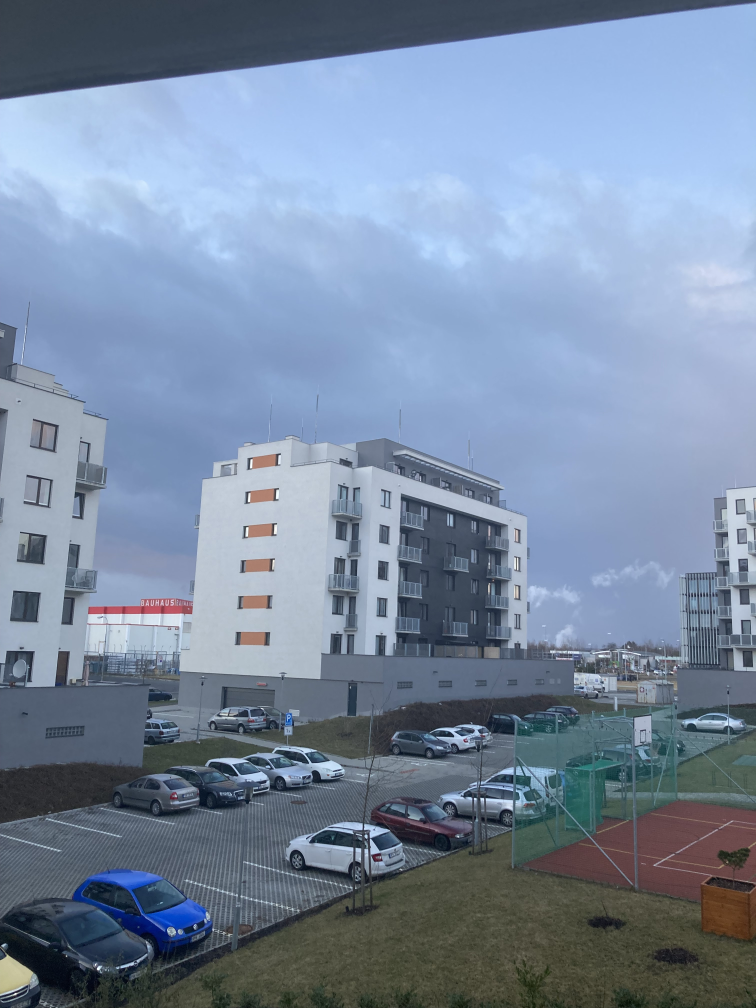
#> input picture CompImages/Dataset_01/IMG_2764.jpeg, 3024 x 4032 px (shown at 1/4 size)
$ python -i pythonscript_timeback.py   (imports and definitions only)
#> lines starting #> are read from the running program, lines starting #| are printed output that depends on the picture
import numpy as np
import cv2
import base64
import ReturnTime_process as rt


def timeback(image_string):
    imgs = []

    datas = image_string.split("#")

    rfilter=bool(datas[-1])
    datas.pop()
    bfilter=bool(datas[-1])
    datas.pop()

    print("b filter status",bfilter)
    print("r filter status",rfilter)

    for data in datas:
        decoded_data = base64.b64decode(data)
        np_data = np.fromstring(decoded_data, np.uint8)
        img = cv2.imdecode(np_data, cv2.IMREAD_UNCHANGED)
        imgs.append(img)
    print("pocet nactenych obrazku",len(imgs))


    i = 0
    kpt_data = []
    kpt_match_data = []
    while i < len(imgs) - 1:
        print("obrazek: ", i + 1, " a ", i + 2)
        scale_percent = 5
        print(imgs[i].shape)
        width = 400  # int(imgs[i].shape[1] * scale_percent / 100)
        height = int(imgs[i].shape[0] * width / imgs[i].shape[1])
        dim = (width, height)

        img_small1 = cv2.resize(imgs[i], dim, interpolation=cv2.INTER_CUBIC)
        img_small2 = cv2.resize(imgs[i + 1], dim, interpolation=cv2.INTER_CUBIC)
        choosed_imgs = [img_small1, img_small2]
        [kpt1, kpt2, kptM] = rt.image_detector(choosed_imgs, "brisk")
        kpt_data.append(kpt1)
        kpt_match_data.append(kptM)
        i = i + 1
    print(len(kpt_data))
    if bfilter == True:
        bfilter = rt.blurred_filter(kpt_data, kpt_match_data)
    else:
        bfilter = np.ones(len(imgs), dtype=int)
        print("bfilter vypnuty")
    if rfilter == True:
        rfilter = rt.repeating_filter(kpt_data, kpt_match_data)
    else:
        rfilter = np.ones(len(imgs), dtype=int)
        print("rfilter vypnuty")
    filter = []
    for i in range(0, len(bfilter)):
        if bfilter[i] == 1 and rfilter[i] == 1:
            filter.append("1")
        else:
            filter.append("0")

    return ("".join(filter))

>>> import cv2
>>> picture = cv2.imread('CompImages/Dataset_01/IMG_2764.jpeg', cv2.IMREAD_GRAYSCALE)
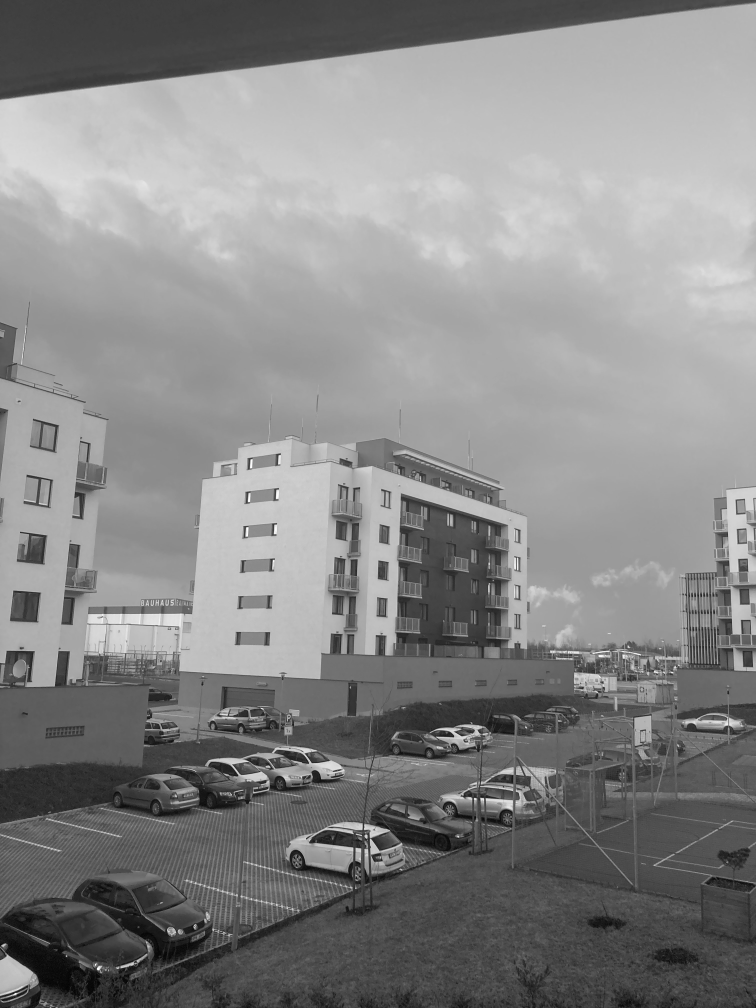
#> picture: shape (4032, 3024) (shown at 1/4 size); min 0, max 255, mean 135.6
#> (the run stopped early here; a loop or call above may not have finished)

$ run again, on CompImages/Dataset_01/IMG_2765.jpeg
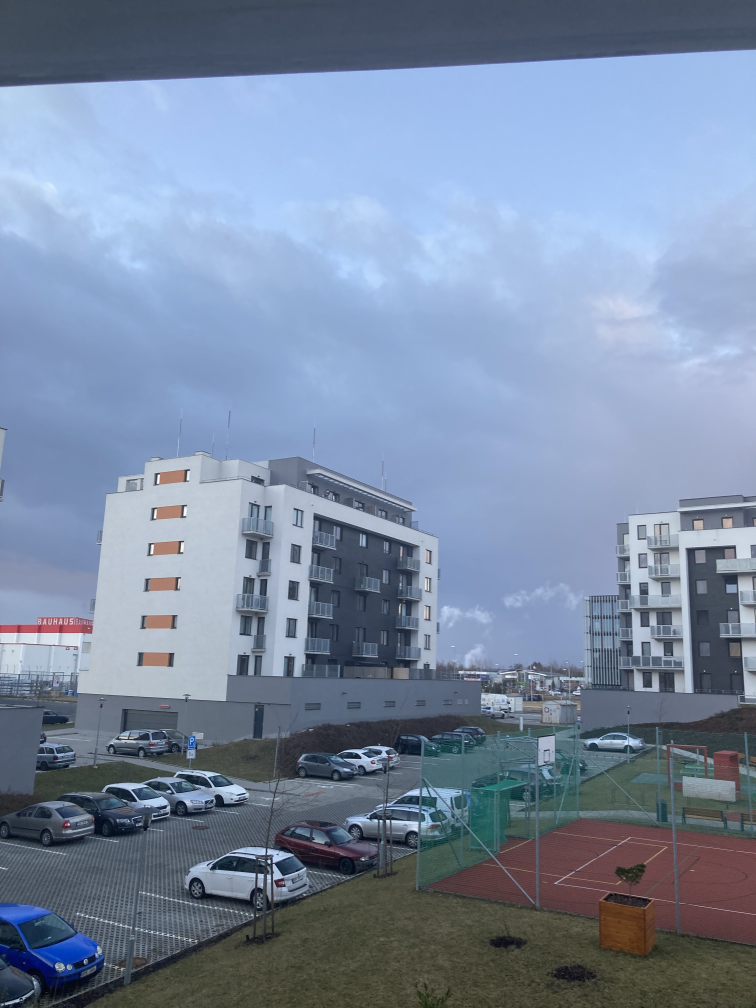
#> input picture CompImages/Dataset_01/IMG_2765.jpeg, 3024 x 4032 px (shown at 1/4 size)
#> `picture = cv2.imread('CompImages/Dataset_01/IMG_2764.jpeg', cv2.IMREAD..`:
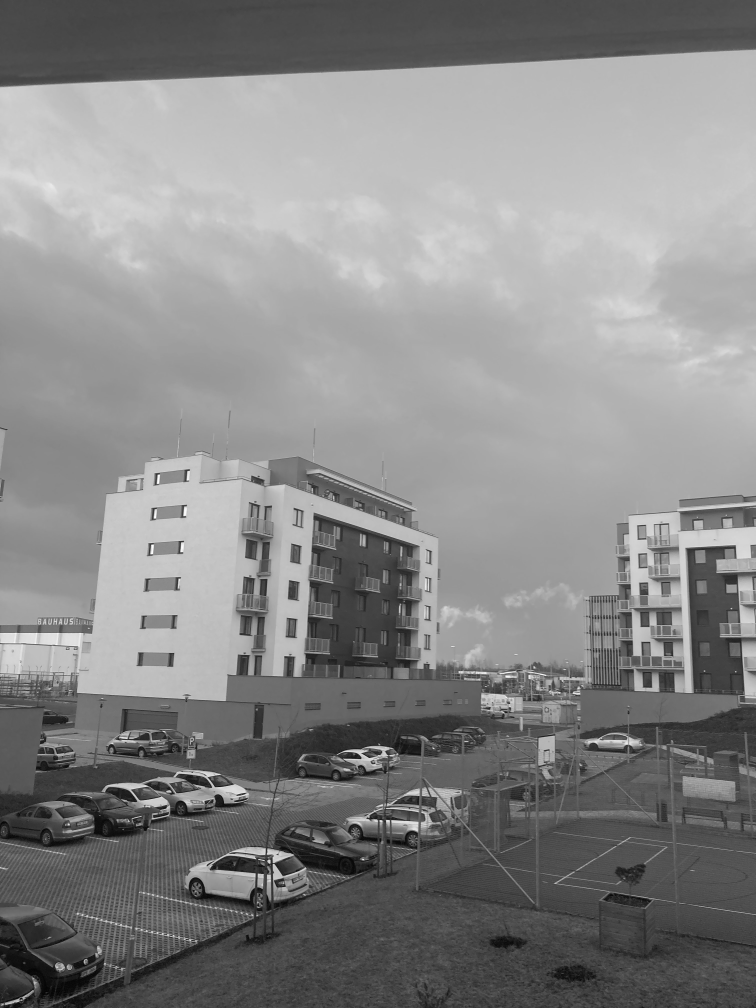
#> picture: shape (4032, 3024) (shown at 1/4 size); min 0, max 255, mean 135.6

$ run again, on CompImages/Dataset_01/IMG_2766.jpeg
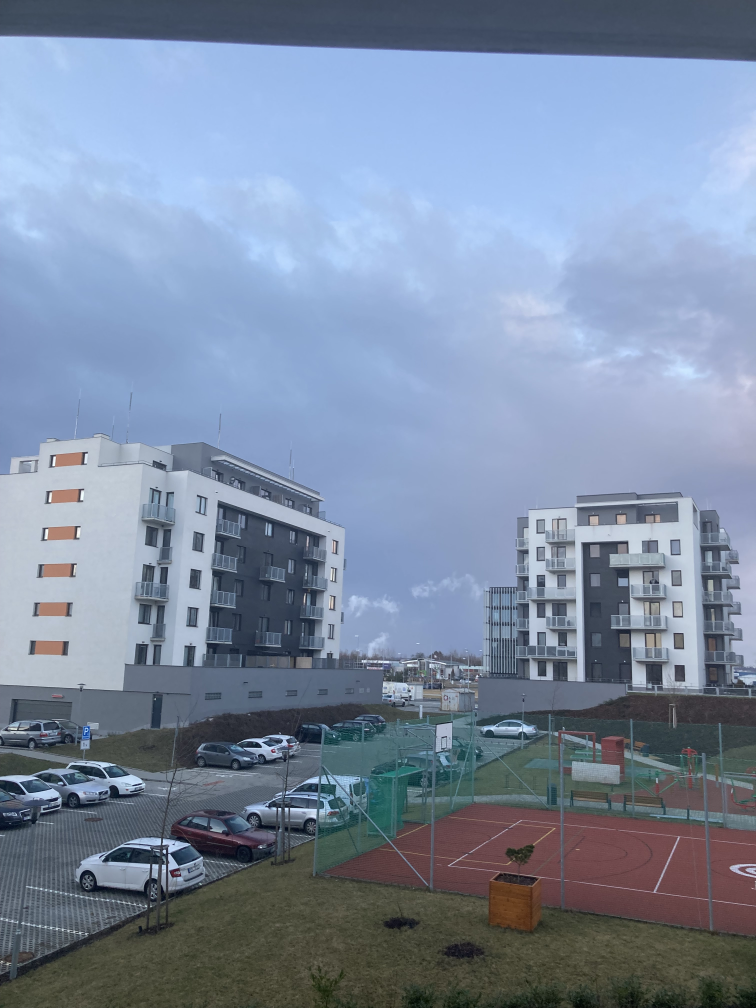
#> input picture CompImages/Dataset_01/IMG_2766.jpeg, 3024 x 4032 px (shown at 1/4 size)
#> `picture = cv2.imread('CompImages/Dataset_01/IMG_2764.jpeg', cv2.IMREAD..`:
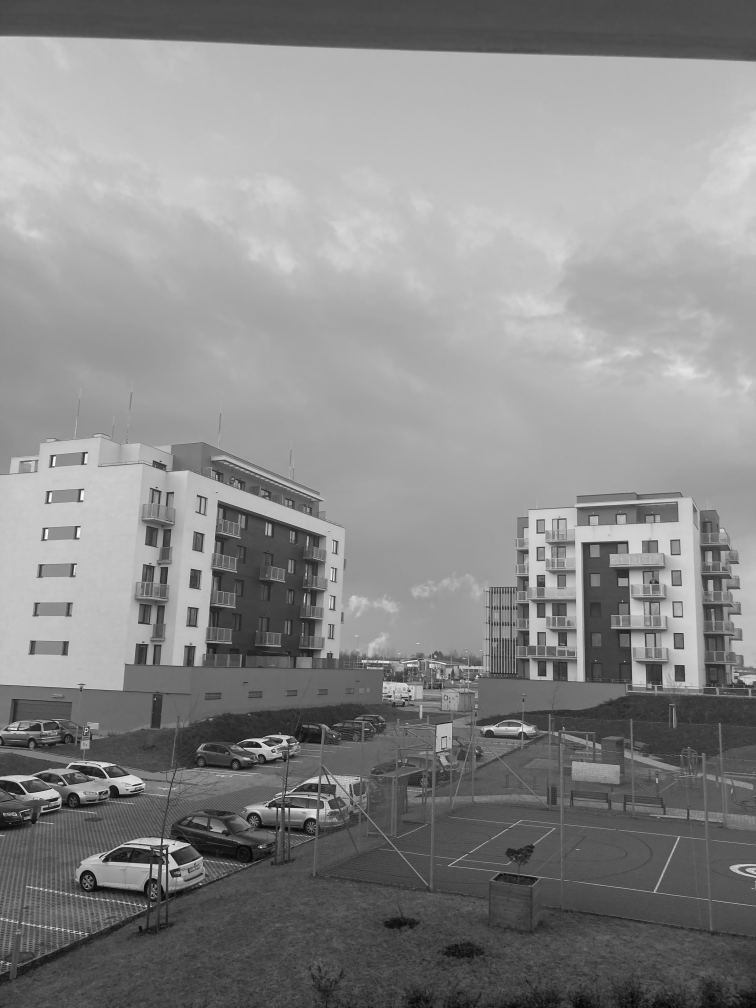
#> picture: shape (4032, 3024) (shown at 1/4 size); min 0, max 255, mean 136.8

$ run again, on CompImages/Dataset_01/IMG_2768.jpeg
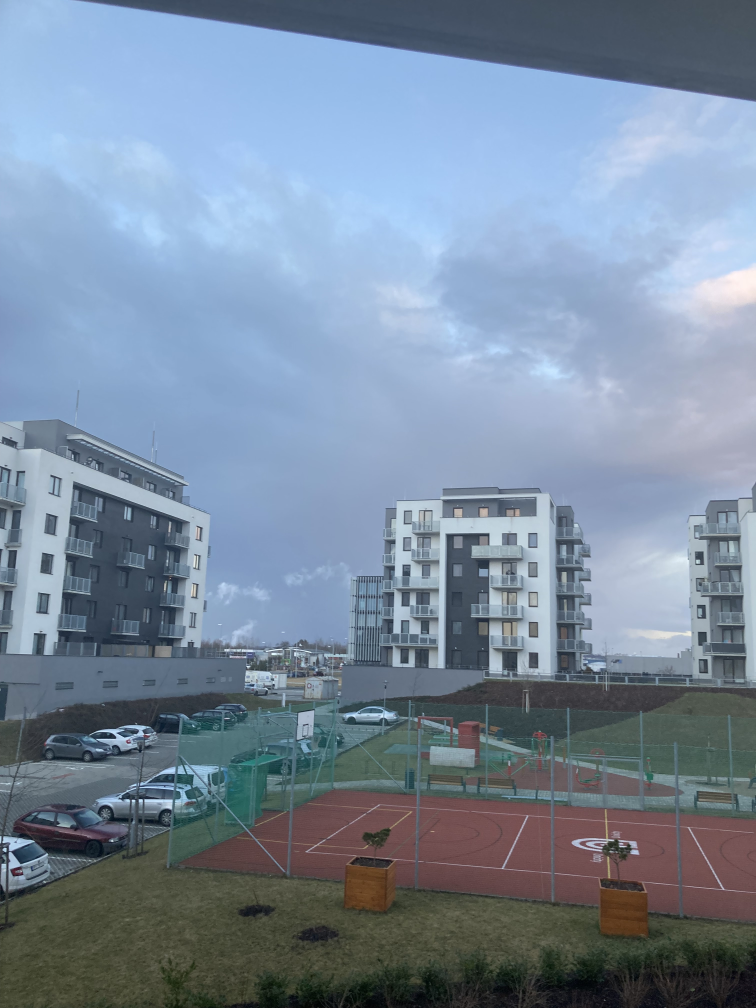
#> input picture CompImages/Dataset_01/IMG_2768.jpeg, 3024 x 4032 px (shown at 1/4 size)
#> `picture = cv2.imread('CompImages/Dataset_01/IMG_2764.jpeg', cv2.IMREAD..`:
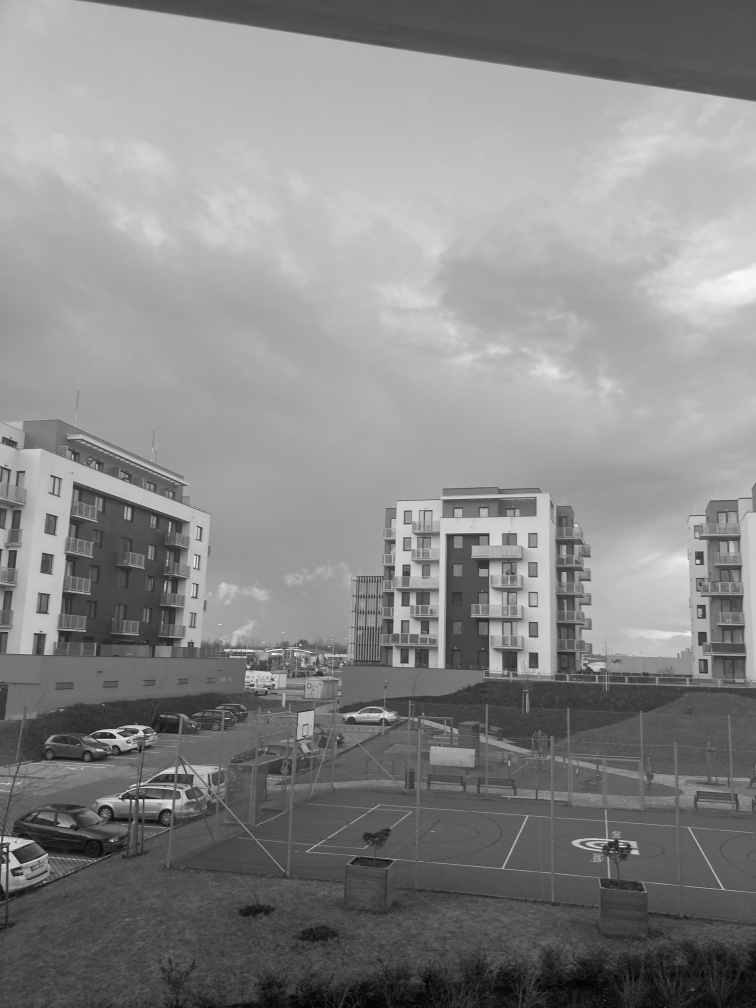
#> picture: shape (4032, 3024) (shown at 1/4 size); min 0, max 255, mean 135.3
